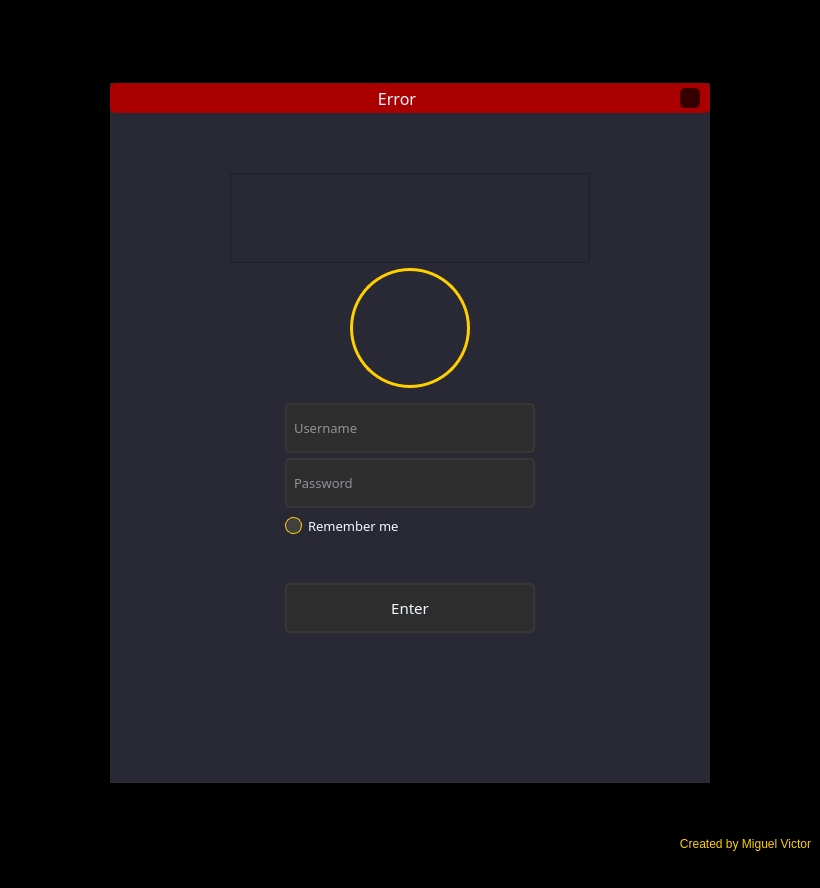
<?xml version="1.0" encoding="UTF-8"?>
<ui version="4.0">
 <class>login</class>
 <widget class="QMainWindow" name="login">
  <property name="geometry">
   <rect>
    <x>0</x>
    <y>0</y>
    <width>820</width>
    <height>888</height>
   </rect>
  </property>
  <property name="minimumSize">
   <size>
    <width>620</width>
    <height>700</height>
   </size>
  </property>
  <property name="maximumSize">
   <size>
    <width>820</width>
    <height>1400</height>
   </size>
  </property>
  <property name="windowTitle">
   <string>login</string>
  </property>
  <property name="windowIcon">
   <iconset>
    <normaloff>:/window_icon/C:/Users/Miguel/Desktop/Images/Icon.ico</normaloff>:/window_icon/C:/Users/Miguel/Desktop/Images/Icon.ico</iconset>
  </property>
  <property name="styleSheet">
   <string notr="true">color:rgb(240, 248, 255);
background-color: rgb(0, 0, 0);</string>
  </property>
  <property name="tabShape">
   <enum>QTabWidget::Rounded</enum>
  </property>
  <widget class="QWidget" name="centralwidget">
   <layout class="QVBoxLayout" name="verticalLayout">
    <property name="spacing">
     <number>0</number>
    </property>
    <property name="leftMargin">
     <number>0</number>
    </property>
    <property name="topMargin">
     <number>0</number>
    </property>
    <property name="rightMargin">
     <number>0</number>
    </property>
    <property name="bottomMargin">
     <number>0</number>
    </property>
    <item>
     <widget class="QFrame" name="top_bar">
      <property name="minimumSize">
       <size>
        <width>0</width>
        <height>35</height>
       </size>
      </property>
      <property name="maximumSize">
       <size>
        <width>16777215</width>
        <height>45</height>
       </size>
      </property>
      <property name="styleSheet">
       <string notr="true">background-image: url(:/top_bar/top_bar2.png);
background-position:center</string>
      </property>
      <property name="frameShape">
       <enum>QFrame::NoFrame</enum>
      </property>
      <property name="frameShadow">
       <enum>QFrame::Raised</enum>
      </property>
      <layout class="QHBoxLayout" name="horizontalLayout_2">
       <property name="spacing">
        <number>0</number>
       </property>
       <property name="leftMargin">
        <number>0</number>
       </property>
       <property name="topMargin">
        <number>5</number>
       </property>
       <property name="rightMargin">
        <number>0</number>
       </property>
       <property name="bottomMargin">
        <number>0</number>
       </property>
      </layout>
     </widget>
    </item>
    <item>
     <widget class="QFrame" name="content">
      <property name="styleSheet">
       <string notr="true"/>
      </property>
      <property name="frameShape">
       <enum>QFrame::NoFrame</enum>
      </property>
      <property name="frameShadow">
       <enum>QFrame::Raised</enum>
      </property>
      <layout class="QHBoxLayout" name="horizontalLayout">
       <item>
        <widget class="QFrame" name="center">
         <property name="minimumSize">
          <size>
           <width>0</width>
           <height>700</height>
          </size>
         </property>
         <property name="maximumSize">
          <size>
           <width>600</width>
           <height>700</height>
          </size>
         </property>
         <property name="styleSheet">
          <string notr="true">background-color: rgb(41, 41, 53);</string>
         </property>
         <property name="frameShape">
          <enum>QFrame::NoFrame</enum>
         </property>
         <property name="frameShadow">
          <enum>QFrame::Raised</enum>
         </property>
         <widget class="QFrame" name="frame_logo">
          <property name="geometry">
           <rect>
            <x>120</x>
            <y>90</y>
            <width>360</width>
            <height>90</height>
           </rect>
          </property>
          <property name="styleSheet">
           <string notr="true">background-image: url(:/logo/logo_360x90.png);
background-repeat:no-repeat;
background-position:center</string>
          </property>
          <property name="frameShape">
           <enum>QFrame::StyledPanel</enum>
          </property>
          <property name="frameShadow">
           <enum>QFrame::Raised</enum>
          </property>
         </widget>
         <widget class="QFrame" name="frame_pfp">
          <property name="geometry">
           <rect>
            <x>240</x>
            <y>185</y>
            <width>120</width>
            <height>120</height>
           </rect>
          </property>
          <property name="styleSheet">
           <string notr="true">QFrame {	
	background-image: url(:/profile-pic/avatar.png);
	border-radius:60px;
	border:3px solid rgb(255,207,0);
	background-position:center
}
QFrame:hover {
	transform: scale(1.2)
}</string>
          </property>
          <property name="frameShape">
           <enum>QFrame::NoFrame</enum>
          </property>
          <property name="frameShadow">
           <enum>QFrame::Raised</enum>
          </property>
         </widget>
         <widget class="QLineEdit" name="lineEdit_login">
          <property name="geometry">
           <rect>
            <x>175</x>
            <y>320</y>
            <width>250</width>
            <height>50</height>
           </rect>
          </property>
          <property name="font">
           <font>
            <family>OCR A Extended</family>
            <pointsize>10</pointsize>
           </font>
          </property>
          <property name="styleSheet">
           <string notr="true">QLineEdit {
	background-color: rgb(45, 45, 45);
	border-radius:5px;
	padding:5px;
	border:2px solid rgb(55,55,55);
}
QLineEdit:hover {
	background-color: rgb(65, 65, 65);
}
QLineEdit:focus {
	color: rgb(200,200,200);
	padding:5px;
	background-color: rgb(65, 65, 65);
	border:2px solid rgb(255,207,0);
	
}</string>
          </property>
          <property name="maxLength">
           <number>32</number>
          </property>
          <property name="placeholderText">
           <string>Username</string>
          </property>
         </widget>
         <widget class="QLineEdit" name="lineEdit_pwd">
          <property name="geometry">
           <rect>
            <x>175</x>
            <y>375</y>
            <width>250</width>
            <height>50</height>
           </rect>
          </property>
          <property name="font">
           <font>
            <family>OCR A Extended</family>
            <pointsize>10</pointsize>
           </font>
          </property>
          <property name="styleSheet">
           <string notr="true">QLineEdit {
	background-color: rgb(45, 45, 45);
	border-radius:5px;
	padding:5px;
	border:2px solid rgb(55,55,55);
}
QLineEdit:hover {
	background-color: rgb(65, 65, 65);

}
QLineEdit:focus {
	color: rgb(200,200,200);
	padding:5px;
	background-color: rgb(65, 65, 65);
	border:2px solid rgb(255,207,0);
	
}</string>
          </property>
          <property name="maxLength">
           <number>32</number>
          </property>
          <property name="echoMode">
           <enum>QLineEdit::Password</enum>
          </property>
          <property name="alignment">
           <set>Qt::AlignLeading|Qt::AlignLeft|Qt::AlignVCenter</set>
          </property>
          <property name="placeholderText">
           <string>Password</string>
          </property>
         </widget>
         <widget class="QCheckBox" name="checkBox_remember">
          <property name="geometry">
           <rect>
            <x>175</x>
            <y>430</y>
            <width>120</width>
            <height>25</height>
           </rect>
          </property>
          <property name="font">
           <font>
            <family>OCR A Extended</family>
            <pointsize>10</pointsize>
           </font>
          </property>
          <property name="cursor">
           <cursorShape>PointingHandCursor</cursorShape>
          </property>
          <property name="styleSheet">
           <string notr="true">QCheckBox::indicator {
	border: 1px solid rgb(255, 207, 0);
	width:15px;
	height: 15px;
	border-radius: 8px;
	background-color: rgb(65, 65, 65);
}
QCheckBox::indicator::checked {
	border: 1px solid rgb(255, 207, 0);
	background-color: rgb(209, 164, 1);
}</string>
          </property>
          <property name="text">
           <string>Remember me</string>
          </property>
         </widget>
         <widget class="QPushButton" name="pushButton_enter">
          <property name="geometry">
           <rect>
            <x>175</x>
            <y>500</y>
            <width>250</width>
            <height>50</height>
           </rect>
          </property>
          <property name="font">
           <font>
            <family>OCR A Extended</family>
            <pointsize>11</pointsize>
           </font>
          </property>
          <property name="cursor">
           <cursorShape>PointingHandCursor</cursorShape>
          </property>
          <property name="styleSheet">
           <string notr="true">QPushButton {
	background-color: rgb(45, 45, 45);
	border:2px solid rgb(55,55,55);
	border-radius: 5px;
}
QPushButton:hover {
	background-color: rgb(65, 65, 65);
	border: 2px solid rgb(255, 207, 0);
}
QPushButton:pressed {
	color: rgb(45, 45, 45);
	background-color: rgb(255, 207, 0);
	border: 2px solid rgb(255, 207, 0);
}</string>
          </property>
          <property name="text">
           <string>Enter</string>
          </property>
         </widget>
         <widget class="QFrame" name="frame_error">
          <property name="geometry">
           <rect>
            <x>0</x>
            <y>0</y>
            <width>600</width>
            <height>30</height>
           </rect>
          </property>
          <property name="minimumSize">
           <size>
            <width>600</width>
            <height>0</height>
           </size>
          </property>
          <property name="maximumSize">
           <size>
            <width>450</width>
            <height>16777215</height>
           </size>
          </property>
          <property name="styleSheet">
           <string notr="true">background-color: rgb(170, 0, 0);
border-radius: 5px;</string>
          </property>
          <property name="frameShape">
           <enum>QFrame::NoFrame</enum>
          </property>
          <property name="frameShadow">
           <enum>QFrame::Raised</enum>
          </property>
          <property name="midLineWidth">
           <number>0</number>
          </property>
          <layout class="QHBoxLayout" name="horizontalLayout_3">
           <property name="spacing">
            <number>6</number>
           </property>
           <property name="leftMargin">
            <number>10</number>
           </property>
           <property name="topMargin">
            <number>3</number>
           </property>
           <property name="rightMargin">
            <number>10</number>
           </property>
           <property name="bottomMargin">
            <number>3</number>
           </property>
           <item>
            <widget class="QLabel" name="label_error">
             <property name="font">
              <font>
               <family>OCR A Extended</family>
               <pointsize>12</pointsize>
              </font>
             </property>
             <property name="styleSheet">
              <string notr="true"/>
             </property>
             <property name="text">
              <string>Error</string>
             </property>
             <property name="alignment">
              <set>Qt::AlignCenter</set>
             </property>
            </widget>
           </item>
           <item>
            <widget class="QPushButton" name="pushButton_close_error">
             <property name="maximumSize">
              <size>
               <width>20</width>
               <height>20</height>
              </size>
             </property>
             <property name="cursor">
              <cursorShape>PointingHandCursor</cursorShape>
             </property>
             <property name="styleSheet">
              <string notr="true">QPushButton {
	border-radius:5px;
	background-position:center;
	background-image: url(:/error-icon/cil-x.png);
	background-color: rgb(55, 0, 0);
}
QPushButton:hover {
	background-color: rgb(50, 50, 50);
	color:rgb(200,200,200)
}
QPushButton:pressed {
	background-color: rgb(35, 35, 35);
	color:rgb(200,200,200)
}</string>
             </property>
             <property name="text">
              <string/>
             </property>
            </widget>
           </item>
          </layout>
         </widget>
         <zorder>frame_error</zorder>
         <zorder>frame_logo</zorder>
         <zorder>frame_pfp</zorder>
         <zorder>lineEdit_login</zorder>
         <zorder>lineEdit_pwd</zorder>
         <zorder>checkBox_remember</zorder>
         <zorder>pushButton_enter</zorder>
        </widget>
       </item>
      </layout>
     </widget>
    </item>
    <item>
     <widget class="QFrame" name="bottom_bar">
      <property name="maximumSize">
       <size>
        <width>16777215</width>
        <height>45</height>
       </size>
      </property>
      <property name="styleSheet">
       <string notr="true">background-image: url(:/bottom_bar/background_bottom.png);
</string>
      </property>
      <property name="frameShape">
       <enum>QFrame::NoFrame</enum>
      </property>
      <property name="frameShadow">
       <enum>QFrame::Raised</enum>
      </property>
      <layout class="QVBoxLayout" name="verticalLayout_2">
       <item>
        <widget class="QLabel" name="label_credits">
         <property name="styleSheet">
          <string notr="true">color: rgb(255, 207, 0);</string>
         </property>
         <property name="text">
          <string>Created by Miguel Victor</string>
         </property>
         <property name="alignment">
          <set>Qt::AlignRight|Qt::AlignTrailing|Qt::AlignVCenter</set>
         </property>
        </widget>
       </item>
      </layout>
     </widget>
    </item>
   </layout>
  </widget>
  <widget class="QMenuBar" name="menubar">
   <property name="geometry">
    <rect>
     <x>0</x>
     <y>0</y>
     <width>820</width>
     <height>21</height>
    </rect>
   </property>
  </widget>
  <widget class="QStatusBar" name="statusbar"/>
 </widget>
 <resources>
  <include location="../resources/resources.qrc"/>
 </resources>
 <connections/>
</ui>
